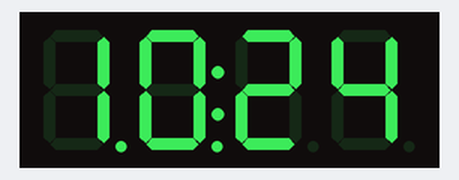
The sketch below on a simulated Arduino Uno, built with avr-gcc and run on an emulated ATmega328P. Shown: 4-digit seven-segment display. Sleep ends after the set time or at an interrupt; the local clock reads 2024-03-15 10:24:30 at power-on unless the sketch sets it.

Above: at 0.1 s.
At 93.3 s:
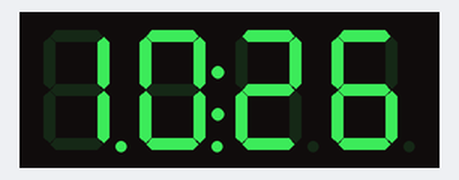

The sketch:

munny_clock.ino
```cpp
/****
  This sketch runs a munny clock.
****/

#include <Wire.h>
#include "RTClib.h"
#include "Adafruit_LEDBackpack.h"
#include "Adafruit_GFX.h"
#include <avr/interrupt.h>
#include <avr/power.h>
#include <avr/sleep.h>

RTC_DS1307 RTC;
Adafruit_7segment matrix = Adafruit_7segment();

void setup() {

    Wire.begin();
    RTC.begin();
    matrix.begin(0x70);

    // Set up Timer1 so we can just check the time once per
    // second instead of just waiting. The maximum wait time
    // I'm allowed to use is a bit more than 4s, but this is good enough.
    cli();
    TCCR1A = 0;
    TCCR1B = 0;
    TCNT1 = 0;
    // Turn on CTC mode; count up to 15624 before
    // triggering interrupt.
    TCCR1B |= (1 <<WGM12);
    OCR1A = 15624;
    TCCR1B = (1 << CS10) | (1 << CS12);
    TIMSK1 = (1 << OCIE1A);
    sei();
}

void loop()
{
    set_sleep_mode(SLEEP_MODE_IDLE);
    sleep_enable();
    sleep_mode();
    sleep_disable();
}

ISR(TIMER1_COMPA_vect)
{
  // This is quite redundant. I don't feel comfortable updating only when
  // now.second() returns 0. Maybe add an extra two segments to the display to
  // show seconds?
  int hours, minutes;
  DateTime now = RTC.now();


  // Read RTC and write matrix display
  hours = now.hour();
  minutes = now.minute();

  matrix.writeDigitNum(0,hours/10, true);
  matrix.writeDigitNum(1, hours % 10, true);
  matrix.drawColon(true);
  matrix.writeDigitNum(3, minutes/10, false);
  matrix.writeDigitNum(4, minutes%10, false);
  matrix.writeDisplay();

}
```
